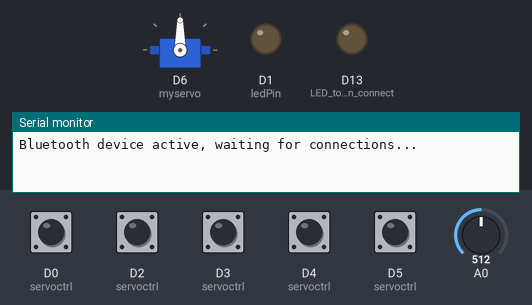
This sketch was run on a simulated Arduino Nano 33 IoT. On the bench: servo, output pins drawn as LEDs (lit = HIGH), the last lines printed to the serial monitor. Inputs (shaded band) come from the test bench; at power-on: D0 (servoctrl), D2 (servoctrl), D3 (servoctrl), D4 (servoctrl), D5 (servoctrl) HIGH, A0 = 512. Nothing arrives over Bluetooth unless stated; a phone connects over Bluetooth LE 3 s after start.

Above: at 0.1 s.
At 3.1 s:
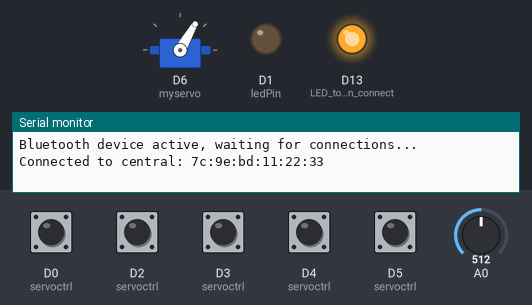
Timing chart, 0 to 4.6 s (numbered marks = the images above):
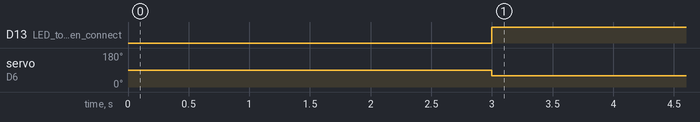

Measured:
- by itself, D13 (LED_to_blink_when_connect): LOW → HIGH at 3.0 s
- by itself, servo on D6 (myservo): 90° → 60° at 3.0 s

The sketch:

SONOR.ino
```cpp
#include <ArduinoBLE.h>
#include <Servo.h>

BLEService newService("180A");

BLEBoolCharacteristic switchPos("2A56", BLERead | BLENotify); //Create digital value
BLEIntCharacteristic inSignal("2A58", BLERead | BLENotify);   //Create analog read value

const int ledPin = 1;
long previousMillis = 0;

Servo myservo;      //servo object
int pos = 0;        //variable for servo position


void setup() {
  Serial.begin(9600);
  //while(!Serial);        //wait for serial monitor to open

  pinMode(0, INPUT_PULLUP);
  pinMode(1, INPUT_PULLUP);
  pinMode(2, INPUT_PULLUP);
  pinMode(3, INPUT_PULLUP);
  pinMode(4, INPUT_PULLUP);
  pinMode(5, INPUT_PULLUP);
  myservo.attach(6);

  pinMode(LED_BUILTIN, OUTPUT);   //LED to blink when connected
  pinMode(ledPin, OUTPUT);        //LED to blink when connected

  if (!BLE.begin()) {
    Serial.println("starting BLE failed");
    while(1);
  }
  BLE.setLocalName("MKR 1010");
  BLE.setAdvertisedService(newService);

  newService.addCharacteristic(switchPos);
  newService.addCharacteristic(inSignal);

  BLE.addService(newService);

  switchPos.writeValue(0);
  inSignal.writeValue(0);

  BLE.advertise();
  Serial.println("Bluetooth device active, waiting for connections...");
}

void servoctrl() {

  int switchState1 = !digitalRead(0);
  int switchState2 = !digitalRead(1);
  int switchState3 = !digitalRead(2);
  int switchState4 = !digitalRead(3);
  int switchState5 = !digitalRead(4);
  int switchState6 = !digitalRead(5);

  //no switch state active
  if (switchState1 == LOW && switchState2 == LOW && switchState3 == LOW && switchState4 == LOW && switchState5 == LOW && switchState6 == LOW) {
    myservo.attach(6);
    pos = 0;
    myservo.write(pos);
    delay(15);
    myservo.detach();
  }

  //switchState1 = 1
  if (switchState2 == LOW && switchState3 == LOW && switchState4 == LOW && switchState5 == LOW && switchState6 == LOW) {
    myservo.attach(6);
    pos = 30;
    myservo.write(pos);
    delay(15);
    myservo.detach();
  }

  //switchState1 = 2
  if (switchState1 == LOW && switchState3 == LOW && switchState4 == LOW && switchState5 == LOW && switchState6 == LOW) {
    myservo.attach(6);
    pos = 60;
    myservo.write(pos);
    delay(15);
    myservo.detach();
  }

  //switchState1 = 3
  if (switchState1 == LOW && switchState2 == LOW && switchState4 == LOW && switchState5 == LOW && switchState6 == LOW) {
    myservo.attach(6);
    pos = 90;
    myservo.write(pos);
    delay(15);
    myservo.detach();
  }

  //switchState1 = 4
  if (switchState1 == LOW && switchState2 == LOW && switchState3 == LOW && switchState5 == LOW && switchState6 == LOW) {
    myservo.attach(6);
    pos = 120;
    myservo.write(pos);
    delay(15);
    myservo.detach();
  }

  //switchState1 = 5
  if (switchState1 == LOW && switchState2 == LOW && switchState3 == LOW && switchState4 == LOW && switchState6 == LOW) {
    myservo.attach(6);
    pos = 150;
    myservo.write(pos);
    delay(15);
    myservo.detach();
  }

  //switchState1 = 6
  if (switchState1 == LOW && switchState2 == LOW && switchState3 == LOW && switchState4 == LOW && switchState5 == LOW) {
    myservo.attach(6);
    pos = 180;
    myservo.write(pos);
    delay(15);
    myservo.detach();
  }
}

void loop() {
  BLEDevice central = BLE.central(); // wait for a BLE central

  if (central) {  // if a central is connected to the peripheral

    Serial.print("Connected to central: ");

    Serial.println(central.address()); // print the central's BT address

    digitalWrite(LED_BUILTIN, HIGH); // turn on the LED to indicate the connection

    while (central.connected()) {     // while the central is connected:
      long currentMillis = millis();
      servoctrl();

      if(currentMillis - previousMillis >= 50) {        //if 50ms have passed we check the battery level
        previousMillis = currentMillis;

        int posValue = !digitalRead(2);             //gets data from digital input
        switchPos.writeValue(posValue);

        int signalValue = analogRead(A0);           //gets anaolg signal data


        int instantVoltage = signalValue * (5 / 1023);     //converts to voltage
        inSignal.writeValue(instantVoltage);
      }
    }

    digitalWrite(LED_BUILTIN, LOW);   //turn off LED when not connected
    Serial.print("Disconnected from central: ");
    Serial.print(central.address());

  }
}
```
